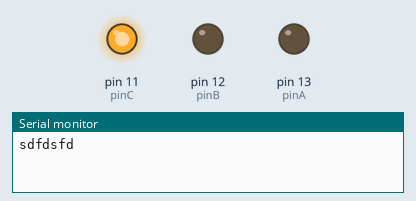
This sketch was run on a simulated Arduino Uno, built with avr-gcc and run on an emulated ATmega328P. Parts: output pins drawn as LEDs (lit = HIGH), the last lines printed to the serial monitor.

Above: at 1.2 s.
At 3.7 s:
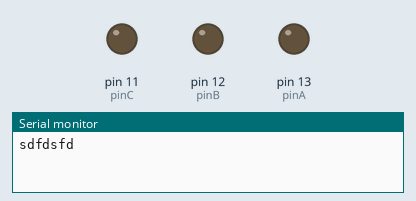
At 6.7 s:
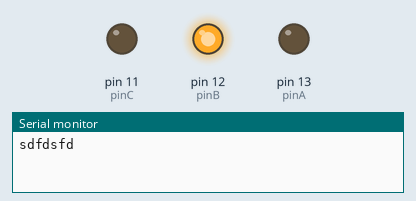
At 8.6 s:
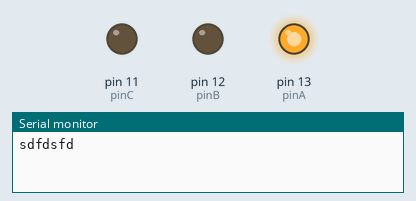
At 10.5 s:
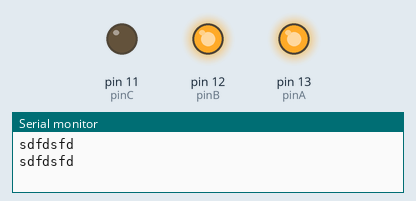
Timing chart, 0 to 14.7 s (numbered marks = the images above):
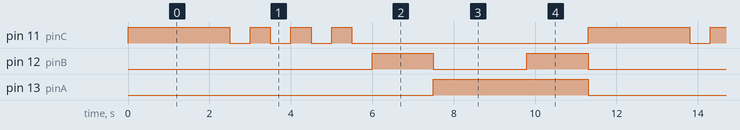

The sketch:

sketch_feb15a.ino
```cpp
    /* Мигание LED
 * ------------
 *
 * Включает и выключает светодиод (LED) подсоединенный
 * к выходу 13, с интервалом в 2 секунды
 *
 */

    int pinB = 12; //ж
    int pinA = 13;//крint pinA = 13;//кр
    int pinC = 11;//зел
    int state = 0;
    int k = 0;

    int l1 = 0;
    int l2 = 0;

    void setup() {
        Serial.begin(9600);
        pinMode(pinA, OUTPUT);
        pinMode(pinB, OUTPUT);// устанавливаем вывод 13 как выход
        pinMode(pinC, OUTPUT);
    }

    void stitchL1(){
      if(l1 ==0){
        l1 = millis();
      }
    }

    void loop() {
      Serial.println("sdfdsfd");
        if (state == 0) {
          stitchL1();
            digitalWrite(pinC, HIGH);   // включаем LED
            delay(2000);
            if (k == 0) {
                k = 1;
            } else {
                k = k * (-1);
            }
            state = state + k;
            digitalWrite(pinC, LOW);
            for( int i=0;i<4;i++){
               digitalWrite(pinC, HIGH);   // включаем LED
            delay(500);
            digitalWrite(pinC, LOW);
            delay(500);
            }
        }
        if (state == 1) {
            digitalWrite(pinB, HIGH);   // включаем LED
            delay(1500);
            digitalWrite(pinB, LOW);
            digitalWrite(pinA, LOW);
            state = state + k;
        }
        if (state == 2) {
            digitalWrite(pinA, HIGH);   // включаем LED
            delay(2000);
            k = k * (-1);
            state = 1;
             delay(300);
        }
    }
```

Measured:
- by itself, pin 11 (pinC): repeats every 11.3 s: 3 × (LOW 0.50 s, HIGH 0.50 s), LOW 5.8 s, HIGH 2.5 s
- by itself, pin 12 (pinB): repeats every 11.3 s: LOW 2.3 s, HIGH 1.5 s, LOW 6.0 s, HIGH 1.5 s
- by itself, pin 13 (pinA): alternates HIGH for 3.8 s and LOW for 7.5 s
